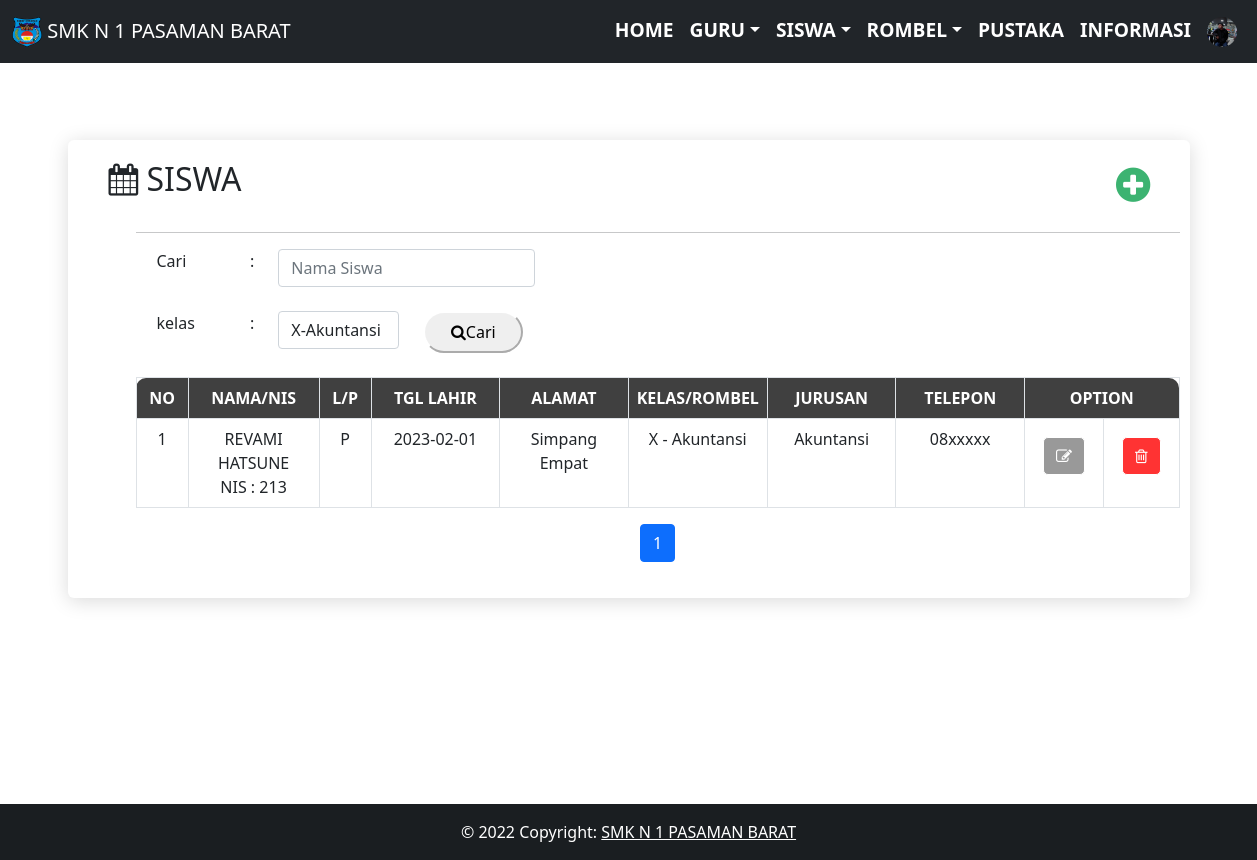
The page /operator/siswa/identitas_siswa.php (signed in) on the database its author committed.
### tables this page shows
CREATE TABLE `biodata_sekolah` (
  `id_biodata_sekolah` int(11) NOT NULL,
  `nama_sekolah` varchar(120) NOT NULL,
  `alamat_sekolah` varchar(120) NOT NULL,
  `photo_sekolah` varchar(120) NOT NULL,
  `email_sekolah` varchar(120) NOT NULL,
  `telepon_sekolah` int(11) NOT NULL
);

CREATE TABLE `biodata_siswa` (
  `id_siswa` int(11) NOT NULL,
  `nis_siswa` varchar(120) NOT NULL,
  `nama_siswa` varchar(120) NOT NULL,
  `jenis_kelamin_siswa` varchar(120) NOT NULL,
  `tgl_lahir_siswa` date NOT NULL,
  `alamat_siswa` varchar(120) NOT NULL,
  `kelas_siswa` varchar(120) NOT NULL,
  `ruangan_siswa` int(11) NOT NULL,
  `jurusan_siswa` int(11) NOT NULL,
  `telepon_siswa` varchar(120) NOT NULL,
  `foto_siswa` varchar(300) NOT NULL,
  `username` varchar(120) NOT NULL,
  `password` varchar(120) NOT NULL
);

CREATE TABLE `ruangan` (
  `id_ruangan` int(11) NOT NULL,
  `guru` int(11) NOT NULL,
  `kelas` varchar(3) NOT NULL,
  `nama_ruangan` varchar(30) NOT NULL
);

CREATE TABLE `jurusan` (
  `id_jurusan` int(11) NOT NULL,
  `nama_jurusan` varchar(120) NOT NULL,
  `kosentrasi_jurusan` varchar(120) NOT NULL
);

### operator/siswa/identitas_siswa.php (the view, shortened to what this page needs)
<?php
include '../../db/koneksi.php';
include '../../layout/header.php';
?>
<div id="content" style="margin-top:60px;">
  <div class="regular-page-area section-padding-20">
    <div class="container">
      <div class="row justify-content-center">
        <div class="col-12">
          <div class="details-content">
            <div class="container">
              <div class="row">
                <div class="col">
                  <h2 id="xs" ><i class="icon-calendar"></i> SISWA </h2>
                </div>
                <div class="col-lg-2" style="text-align: right;margin-right: 5%;">
                  <a  href="http://localhost/smkn_1_pasaman/absensi/operator/siswa/tambah_identitas_siswa" style=""><h1 id="xs" ><i class="icon-plus-sign" style="color:mediumseagreen;"></i> </h1></a>
                </div>
              </div>
              <div id="myDiv" class="container-fluid">
                <hr>
                <form action="" method="GET">
                  <div class="container">
                   <div class="row row-cols-auto">
                    <div class="col-1">Cari</div>
                    <div class="col">:</div>
                    <div class="col"><input  class="form-control" type="text" name="nama_siswa" placeholder="Nama Siswa"></div>
                  </div>
                  <br>
                  <div class="row row-cols-auto">
                    <div class="col-1">kelas</div>
                    <div class="col">:</div>
                    <div class="col">
                      <select name="kelas" class="form-control" id="kelas">
                        <?php
                        $queryDataKelas = mysqli_query($konek,"SELECT * FROM ruangan");
                        while ($dataKelas = mysqli_fetch_array($queryDataKelas)) {
                          echo "<option value='".$dataKelas['id_ruangan']."'>".$dataKelas['kelas']."-".$dataKelas['nama_ruangan']."</option>";
                        }
                        ?>
                      </select>
                    </div>
                    <div class="col">
                      <button style="padding-top: calc(0.375rem + 1px);
                      padding-bottom: calc(0.375rem + 1px);
                      margin-bottom: 0; width:20%; border-color:white; width:100px; border-radius: 30px;" type="submit"><i class="icon-search"></i>Cari</button>
                    </div>
                  </div>
                </div>
              </form>
              <br>
              <div class="row-fluid">
                <div class="span12">
                  <div class="widget-box">
                    <div class="widget-title">
                     <table class="table table-bordered">
                      <thead>
                        <tr>
                          <th class="text-center " style="width:5%;background-color: #404040; color:white;border-radius: 10px 0 0 0 ;">NO</th>
                          <th class="text-center" style="background-color: #404040; color:white;">NAMA/NIS</th>
                          <th class="text-center" style="width:5%;background-color: #404040; color:white;" >L/P</th>
                          <th class="text-center" style="background-color: #404040; color:white;">TGL LAHIR</th>
                          <th class="text-center" style="background-color: #404040; color:white;">ALAMAT</th>
                          <th class="text-center" style="width:5%;background-color: #404040; color:white;">KELAS/ROMBEL</th>
                          <th class="text-center" style="background-color: #404040; color:white;">JURUSAN</th>
                          <th class="text-center" style="background-color: #404040; color:white;">TELEPON</th>
                          <th class="text-center" style="width: 10%;background-color: #404040; color:white;border-radius: 0 10px 0 0 ;" colspan="2">OPTION</th>
                        </tr>
                      </thead>
                      <tbody>
                        <?php
                        $batas = 10;
                        $halaman = @$_GET['halaman'];
                        if(empty($halaman)){
                          $posisi     = 0;
                          $halaman    = 1;
                        }
                        else{
                          $posisi = ($halaman-1) * $batas;
                        }
                        if ($posisi !=0) {
                          $no = $posisi;
                        }else{
                          $no=1;
                        }
                        if (isset($_GET['nama_siswa'])) {
                          if(isset($_GET['kelas'])){
                            if ($_GET['nama_siswa'] != '' && $_GET['kelas'] != '' ) {
                              $queryDataSiswa = mysqli_query($konek, "SELECT * FROM biodata_siswa JOIN ruangan ON biodata_siswa.ruangan_siswa = ruangan.id_ruangan JOIN jurusan ON biodata_siswa.jurusan_siswa = jurusan.id_jurusan WHERE nama_siswa like '%".$_GET['nama_siswa']."%' AND ruangan_siswa=".$_GET['kelas']." limit $posisi,$batas");
                            }else if($_GET['nama_siswa'] != ''){
                              $queryDataSiswa = mysqli_query($konek, "SELECT * FROM biodata_siswa JOIN ruangan ON biodata_siswa.ruangan_siswa = ruangan.id_ruangan JOIN jurusan ON biodata_siswa.jurusan_siswa = jurusan.id_jurusan WHERE ruangan_siswa=".$_GET['kelas']." limit $posisi,$batas");
                            }else if($_GET['kelas'] != ''){
                              $queryDataSiswa = mysqli_query($konek, "SELECT * FROM biodata_siswa JOIN ruangan ON biodata_siswa.ruangan_siswa = ruangan.id_ruangan JOIN jurusan ON biodata_siswa.jurusan_siswa = jurusan.id_jurusan WHERE nama_siswa like '%".$_GET['nama_siswa']."%' limit $posisi,$batas");
                            }
                          }
                        }else{
                          $queryDataSiswa = mysqli_query($konek, "SELECT * FROM biodata_siswa JOIN ruangan ON biodata_siswa.ruangan_siswa = ruangan.id_ruangan JOIN jurusan ON biodata_siswa.jurusan_siswa = jurusan.id_jurusan limit $posisi,$batas");
                        }
                        while ($dataSiswa = mysqli_fetch_array($queryDataSiswa)) {
                         ?>
                         <tr>
                          <td class="text-center"><?php echo $no; ?></td>
                          <td class="text-center"><?php echo strtoupper($dataSiswa['nama_siswa']); ?> <br> NIS : <?php echo $dataSiswa['nis_siswa']; ?> </td>
                          <td class="text-center" style="widtd:5%;"><?php echo $dataSiswa['jenis_kelamin_siswa']; ?></td>
                          <td class="text-center"><?php echo $dataSiswa['tgl_lahir_siswa']; ?></td>
                          <td class="text-center"><?php echo $dataSiswa['alamat_siswa']; ?></td>
                          <td class="text-center"><?php echo $dataSiswa['kelas_siswa']; ?> - <?php echo $dataSiswa['nama_ruangan']; ?></td>
                          <td class="text-center"><?php if ($dataSiswa['kosentrasi_jurusan']!='') {
                            echo $dataSiswa['nama_jurusan']."-".$dataSiswa['kosentrasi_jurusan'];
                          }else{
                             echo $dataSiswa['nama_jurusan'];
                          }
                          ?></td>
                          <td class="text-center"><?php echo $dataSiswa['telepon_siswa']; ?></td>
                          <td class="text-center" style="width:5%;"><form action="" class="form-container" style="margin:10px" autocomplete="false">
                           <a href="editSiswa?id_siswa=<?PHP echo $dataSiswa['id_siswa']?>" class="btn" style=" border-color: white;border-radius: 5px; background-color: #999999;"><i class="icon-edit" style="color:white;"></i></a>
                         </form>
                       </td>
                       <td class="text-center" style="width:5%;"><form action="../prosses.php?hapus=siswa" method="post" class="form-container" style="margin:10px" autocomplete="false">
                        <button class="btn" type="submit" style=" border-color: white;border-radius: 5px; background-color: #ff3333;"><i class="icon-trash" style="color:white;"></i> </button>
                      </form></td>
                    </tr>
                    <?php
                    $no++;} ?>
                  </tbody>
                </table>
                <?php
                $query2 = mysqli_query($konek, "SELECT * FROM biodata_siswa");
                $jumlahdata = mysqli_num_rows($query2);
                $jumlahhalaman = ceil($jumlahdata/$batas);
                ?>
                <nav>
                  <ul class="pagination justify-content-center">
                    <?php
                    for($i=1;$i<=$jumlahhalaman;$i++) {
                      if ($i != $halaman) {
                        echo "<li class='page-item'><a class='page-link' href='daftar_siswa.php?halaman=$i'>$i</a></li>";
                      }
                      else {
                        echo "<li class='page-item active'><a class='page-link' href='#'>$i</a></li>";
                      }
                    }
                    ?>
                  </ul>
                </nav>
              </div>
            </div>
          </div>
        </div>
      </div>
    </div>
  </div>
</div>
</div>
</div>
</div>
<?php include '../../layout/footer.php'; ?>

### layout/header.php (shortened to what this page needs)
<?php
$query=mysqli_query($konek,"SELECT * FROM biodata_sekolah");
$data=mysqli_fetch_array($query);
?>
<!DOCTYPE html>
<html lang="en">
<head>
  <link rel="stylesheet" href="http://localhost/smkn_1_pasaman/absensi/assets/css/bootstrap.min.css" />
  <link rel="stylesheet" href="http://localhost/smkn_1_pasaman/absensi/assets/css/bootstrap-responsive.min.css" />
  <link href="http://localhost/smkn_1_pasaman/absensi/assets/font-awesome/css/font-awesome.css" rel="stylesheet" />
  <link rel="stylesheet" href="http://localhost/smkn_1_pasaman/absensi/assets/css/custom/style.css">
</head>
<body>
  <nav id="nav" class="navbar fixed-top navbar-expand-lg navbar-dark bg-dark">
    <div class="container-fluid">
      <a class="navbar-brand" href="#"><img src="http://localhost/smkn_1_pasaman/absensi/assets/image/<?PHP echo $data['photo_sekolah'] ?>" alt="" width="30" height="30" class="d-inline-block align-text-top"> SMK N 1 PASAMAN BARAT</a>
    <div class="collapse navbar-collapse" id="navbarNav">
      <ul class="navbar-nav">
        <?php if($_SESSION['akses'] == 'admin' || $_SESSION['akses'] == 'operator') {?>
          <li class="nav-item">
            <a class="nav-link text-white" style="font-weight: 600; font-size: 1.2em;" href="/smkn_1_pasaman/absensi/operator/">HOME</a>
          </li>
          <li class="nav-item dropdown">
            <a href="#" class="nav-link dropdown-toggle" data-bs-toggle="dropdown"style="color: white; font-weight: 600; font-size: 1.2em;"><span class="text">GURU</span></a>
              </li>
              <li class="nav-item dropdown" >
                <a href="#" class="nav-link dropdown-toggle" data-bs-toggle="dropdown"style="color: white; font-weight: 600; font-size: 1.2em;"><span class="text">SISWA</span></a>
              </li>
              <li class="nav-item dropdown">
                <a href="#" class="nav-link dropdown-toggle" data-bs-toggle="dropdown"style="color: white; font-weight: 600; font-size: 1.2em;"><span class="text">ROMBEL</span></a>
              </li>
              <li class="nav-item">
                <a class="nav-link text-white" style="font-weight: 600; font-size: 1.2em;" href="#">PUSTAKA</a>
              </li>
              <li class="nav-item">
                <a class="nav-link text-white" style="font-weight: 600; font-size: 1.2em;" href="#">INFORMASI</a>
              </li>
              <li class="nav-item dropdown">
                <a href="#" class="nav-link " data-bs-toggle="dropdown" style="color: white; font-weight: 600; font-size: 1.2em;"><span class="text"><div class="text-center">
                  <img src="http://localhost/smkn_1_pasaman/absensi/assets/image/guru/<?PHP echo $_SESSION['fotoProfil'] ?>" class="rounded-circle" style="width: 30px; height: 30px;" alt="...">
                </div></span></a>
                </li>
              <?php } ?>
          </ul>
        </div>
      </div>
    </nav>
  </body>
  </html>

### assets/css/custom/style.css (style rules this page uses)
body { text-align:left; display:grid; grid-template-rows: auto 1fr auto; min-height:100vh; }
* { margin: 0; padding: 0; }
#content { position: relative; min-height: 100vh; }
.details-content { margin-top: 50px; background-color: #ffffff; position: relative; z-index: 1; box-shadow: 0 3px 20px rgb(0 0 0 / 15%); padding: 20px 20px; border-radius: 6px; margin-bottom: 50px; }
.section-padding-20 { padding-top: 30px; padding-bottom: 50px; }
.row { display: -ms-flexbox; display: flex; -ms-flex-wrap: wrap; flex-wrap: wrap; margin-right: -15px; margin-left: -15px; }
.child-table, th { vertical-align: top; border-top: 1px solid #ccc; padding:10px; width:100px; }

### rows shown on the page
biodata_sekolah: photo_sekolah (picture)
biodata_siswa: nama_siswa "REVAMI HATSUNE", nis_siswa "213", jenis_kelamin_siswa "P", tgl_lahir_siswa "2023-02-01", alamat_siswa "Simpang Empat", kelas_siswa "X", ruangan.nama_ruangan "Akuntansi", jurusan.nama_jurusan "Akuntansi", telepon_siswa "08xxxxx"

### other values the page prints
form field kelas "X-Akuntansi"
